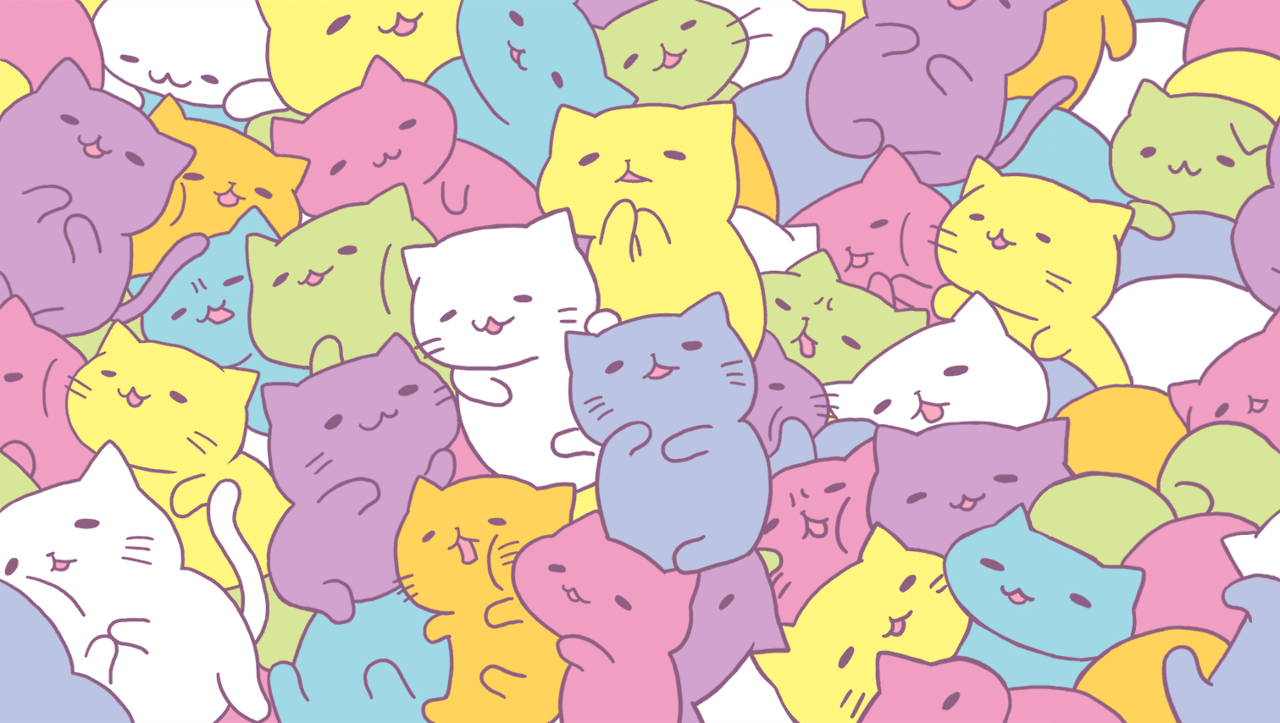
#> input picture imagem.jpg, 1280 x 723 px
$ python manipular_pixels.py
#> lines starting #> are read from the running program, lines starting #| are printed output that depends on the picture; after the words box and inside, x2 and y2 are one past the last pixel; in counts of white or black regions, pixels touching at a corner belong together
import cv2

imagem = cv2.imread("imagem.jpg")#BGR - open cv
#> imagem is the input picture: shape (723, 1280, 3); mean B, G, R 184.9, 198.4, 218.6
print(imagem)
#> (printed output is left out)
# cv2.imshow("Imagem", imagem)
# cv2.waitKey(0)

#Alterando valores de pixels:
imagem[0][0] = (255, 255, 255) #tupla
#> imagem: shape (723, 1280, 3); under 0.01% of pixels changed, all inside (x1, y1, x2, y2) = (0, 0, 1, 1)
#todos 255: cor branca
#Modifica só 1 pixel

#Mudar mais de um pixel
imagem[0:10, 0:10] = (255, 255, 255)
#> imagem: shape (723, 1280, 3); mean B, G, R 184.9, 198.4, 218.6
# cv2.imshow("Imagem", imagem)
# cv2.waitKey(0)

#Alterar dinamicamente os pixels com estruturas de repetição:
branco = (255, 255, 255)
preto = (0, 0, 0)
for i in range(0, imagem.shape[0]):
  for j in range(0, imagem.shape[1]):
    imagem[i][j] = branco
#> imagem: shape (723, 1280, 3); every value is 255
#Todos os pixels brancos:
# cv2.imshow("Imagem", imagem)
# cv2.waitKey(0)

#Pulando de 10 em 10 pixels:
#No caso, como modificamos a imagem anteriormente, ficam pontos pretos na imagem branca
#Se não tivéssemos trocado a imagem por branco, seria na imagem original
for i in range(0, imagem.shape[0], 10):
  for j in range(0, imagem.shape[1], 10):
    imagem[i][j] = preto
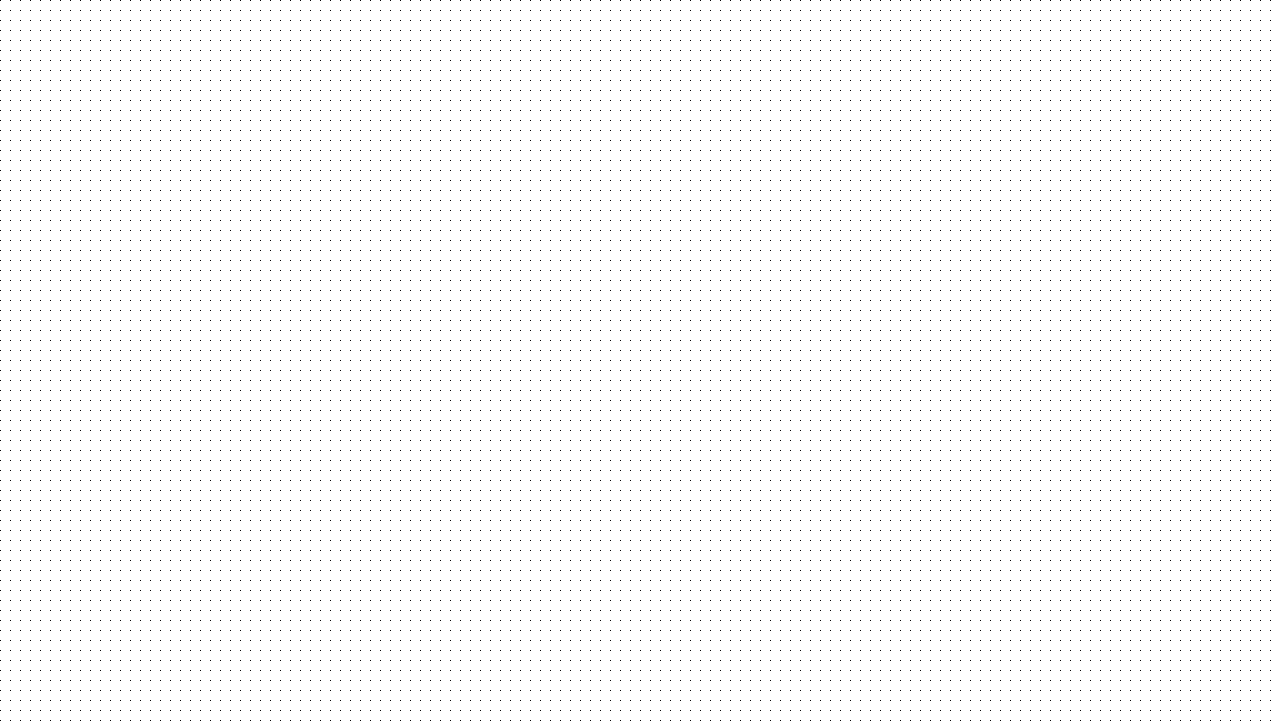
#> imagem: shape (723, 1280, 3); 99% white; black in thin lines or dots
#Todos os pixels brancos:
# cv2.imshow("Imagem", imagem)
# cv2.waitKey(0)

#Só mexendo na altura:
for i in range(0, imagem.shape[0], 10):
  for j in range(0, imagem.shape[1]):
    imagem[i][j] = preto
#> imagem: shape (723, 1280, 3); 89.9% white; black in thin lines or dots
# cv2.imshow("Imagem", imagem)
# cv2.waitKey(0)

#Só mexendo na largura:
for i in range(0, imagem.shape[0]):
  for j in range(0, imagem.shape[1], 10):
    imagem[i][j] = preto
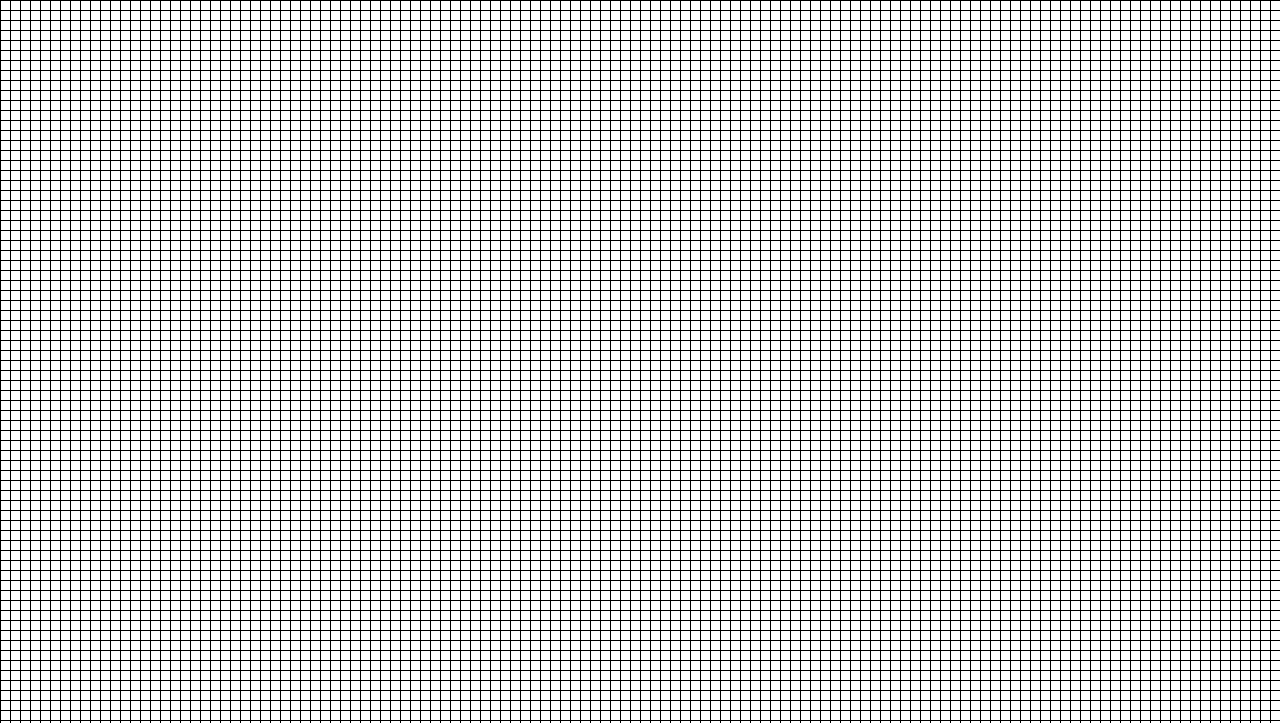
#> imagem: shape (723, 1280, 3); 80.9% white; black in thin lines or dots
# cv2.imshow("Imagem", imagem)
# cv2.waitKey(0)

#Observe que formaram quadradinhos

imagem = cv2.imread("imagem.jpg")#BGR - open cv
print(imagem)
#> (printed output is left out)

#Outra forma:
for i in range(0, imagem.shape[0], 10):
  for j in range(0, imagem.shape[1], 10):
    #Aumenta o tamanho dos quadradinhos formados:
    imagem[i:i+5, j:j+5] = branco
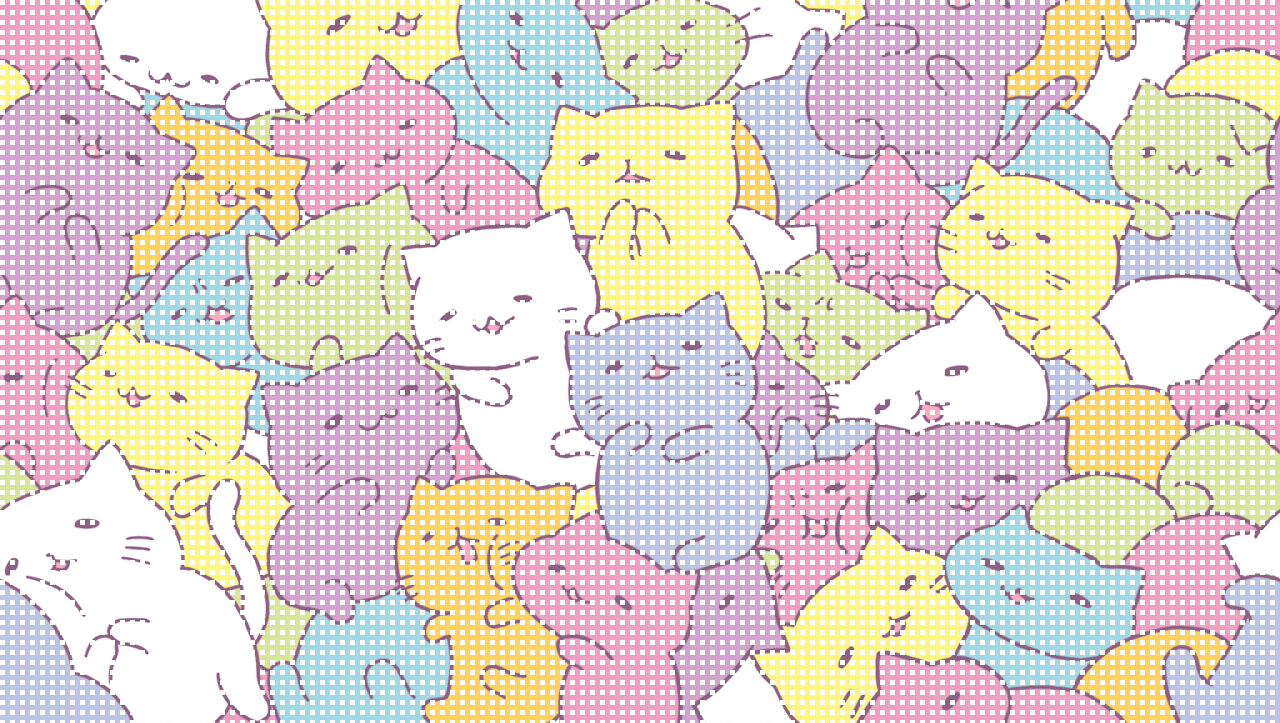
#> imagem: shape (723, 1280, 3); mean B, G, R 202.4, 212.5, 227.7
# cv2.imshow("Imagem", imagem)
# cv2.waitKey(0)

#A partir de condições:
imagem = cv2.imread("imagem.jpg")#BGR - open cv
print(imagem)
#> (printed output is left out)
for i in range(0, imagem.shape[0], 10):
  for j in range(0, imagem.shape[1], 10):
    #Lembre que open cv é BGR
    #Aonde for azul puro fica branco->pontos brancos na imagem
    if imagem[i][j][0] <= 255 and imagem[i][j][0] > 30:
      imagem[i][j] = branco
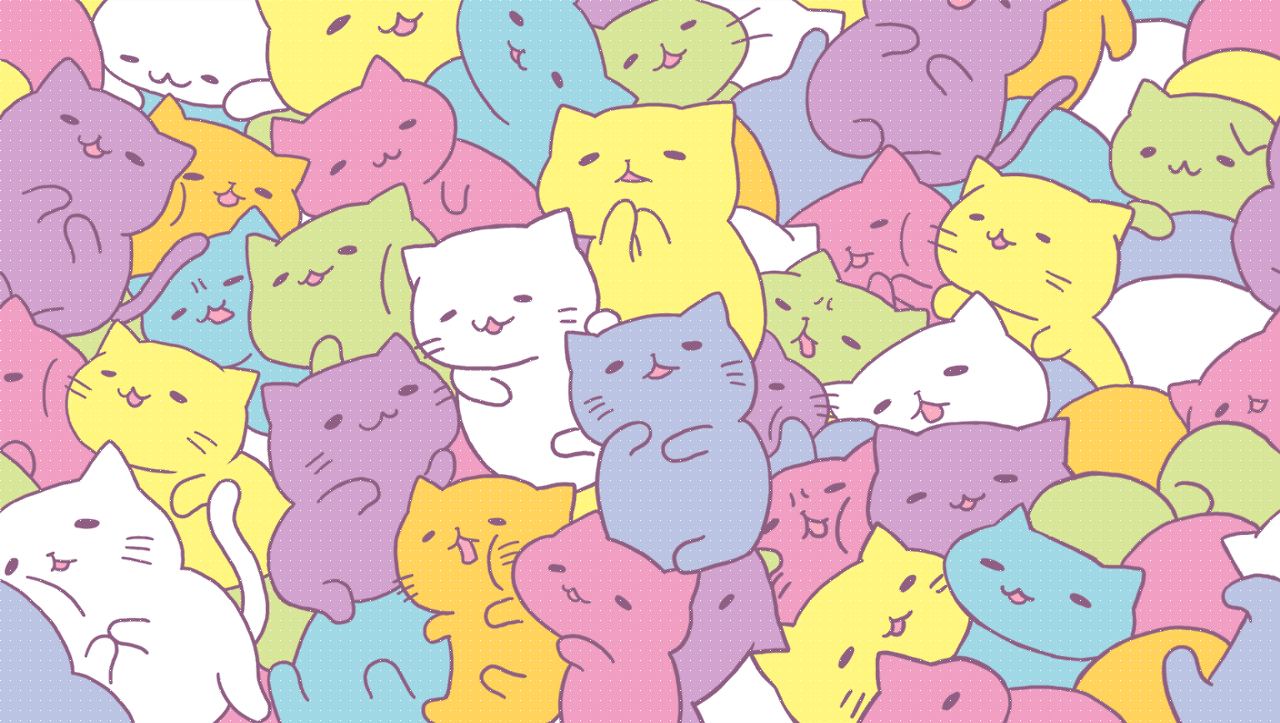
#> imagem: shape (723, 1280, 3); 0.87% of pixels changed, all inside (x1, y1, x2, y2) = (0, 0, 1271, 721)
cv2.imshow("Imagem", imagem)
cv2.waitKey(0)

#Escrevendo texto em cima da imagem:
#Usa um método do open cv
imagem = cv2.imread("imagem.jpg")#BGR - open cv
fonte = cv2.FONT_HERSHEY_PLAIN#Fonte da palavra
cv2.putText(imagem, "Olá", (50, 50), fonte, 2, (255,255,255), 2)#imagem, texto, pixel onde inicia, fonte, expessura, cor, tamanho
#> imagem: shape (723, 1280, 3); 0.03% of pixels changed, all inside (x1, y1, x2, y2) = (53, 29, 96, 50)
# cv2.imshow("Imagem", imagem)
# cv2.waitKey(0)

#Desenho da escrita bem pixelado, para arrumar:
cv2.putText(imagem, "Jua", (50, 50), fonte, 2, (255,255,255), 2, cv2.LINE_AA)
#> imagem: shape (723, 1280, 3); mean B, G, R 184.9, 198.4, 218.6
